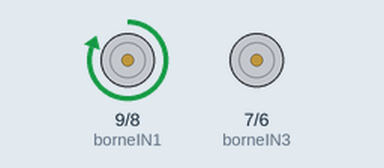
The sketch below on a simulated Arduino Uno, built with avr-gcc and run on an emulated ATmega328P. Shown: motor-driver pin pairs drawn as motors (green arrow = first pin HIGH = forward, orange = second pin HIGH = backward, longer = more drive, scaled by the enable pin).

Above: at 0.1 s.
At 3.1 s:
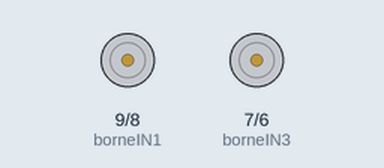
At 12.1 s:
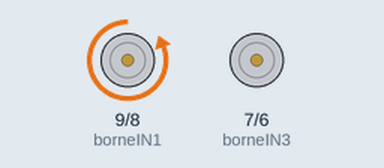
At 33.1 s:
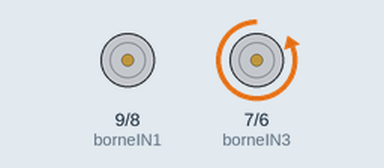
Timing chart, 0 to 40.0 s (numbered marks = the images above):
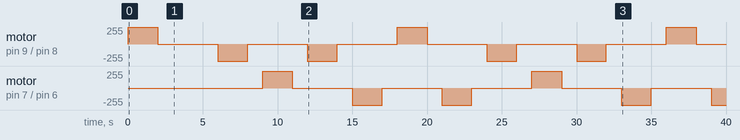

The sketch:

Double_moteur_CC.ino
```cpp
/*
   ______               _                  _///  _           _                   _
  /   _  \             (_)                |  __\| |         | |                 (_)
  |  [_|  |__  ___  ___ _  ___  _ __      | |__ | | ___  ___| |_ _ __ ___  _ __  _  ___  _   _  ___
  |   ___/ _ \| __|| __| |/ _ \| '_ \_____|  __|| |/ _ \/  _|  _| '__/   \| '_ \| |/   \| | | |/ _ \
  |  |  | ( ) |__ ||__ | | ( ) | | | |____| |__ | |  __/| (_| |_| | | (_) | | | | | (_) | |_| |  __/
  \__|   \__,_|___||___|_|\___/|_| [_|    \____/|_|\___|\____\__\_|  \___/|_| |_|_|\__  |\__,_|\___|
                                                                                      | |
                                                                                      \_|
  Fichier:      MarcheArretMoteurL298N
  Description:  Exemple de code Arduino, permettant de faire tourner un moteur à courant continu (marche avnat/marche arrière), via un module L298N branché sur un Arduino Uno
  Auteur:       Jérôme, Passion-Électronique (https://passionelectronique.fr/)
  Création :    05.05.2021
*/

//*******************************************************************************//
// Association des entrées du L298N, aux sorties utilisées sur notre Arduino Uno //
//*******************************************************************************//
#define borneENA        10      // On associe la borne "ENA" du L298N à la pin D10 de l'arduino
#define borneIN1        9       // On associe la borne "IN1" du L298N à la pin D9 de l'arduino
#define borneIN2        8       // On associe la borne "IN2" du L298N à la pin D8 de l'arduino
#define borneIN3        7       // On associe la borne "IN3" du L298N à la pin D7 de l'arduino
#define borneIN4        6       // On associe la borne "IN4" du L298N à la pin D6 de l'arduino
#define borneENB        5       // On associe la borne "ENB" du L298N à la pin D5 de l'arduino


//*******//
// SETUP //
//*******//
void setup() {

  // Configuration de toutes les pins de l'Arduino en "sortie" (car elles attaquent les entrées du module L298N)
  pinMode(borneENA, OUTPUT);
  pinMode(borneIN1, OUTPUT);
  pinMode(borneIN2, OUTPUT);
  pinMode(borneIN3, OUTPUT);
  pinMode(borneIN4, OUTPUT);
  pinMode(borneENB, OUTPUT);
}

//**************************//
// Boucle principale : LOOP //
//**************************//
void loop() {

  // Configuration du L298N en "marche avant", pour le moteur connecté au pont A. Selon sa table de vérité, il faut que :
  digitalWrite(borneIN1, HIGH);                 // L'entrée IN1 doit être au niveau haut
  digitalWrite(borneIN2, LOW);                  // L'entrée IN2 doit être au niveau bas

  // Et on lance le moteur (branché sur le pont A du L298N)
  lancerRotationMoteurPontA();

  // Puis on configure le L298N en "marche arrière", pour le moteur câblé sur le pont A. Selon sa table de vérité, il faut que :
  digitalWrite(borneIN1, LOW);                  // L'entrée IN1 doit être au niveau bas
  digitalWrite(borneIN2, HIGH);                 // L'entrée IN2 doit être au niveau haut

// Configuration du L298N en "marche avant", pour le moteur connecté au pont A. Selon sa table de vérité, il faut que :
  digitalWrite(borneIN3, HIGH);                 // L'entrée IN1 doit être au niveau haut
  digitalWrite(borneIN4, LOW);                  // L'entrée IN2 doit être au niveau bas

  // Et on lance le moteur (branché sur le pont A du L298N)
  lancerRotationMoteurPontA();

  // Puis on configure le L298N en "marche arrière", pour le moteur câblé sur le pont A. Selon sa table de vérité, il faut que :
  digitalWrite(borneIN3, LOW);                  // L'entrée IN1 doit être au niveau bas
  digitalWrite(borneIN4, HIGH);                 // L'entrée IN2 doit être au niveau haut

  // Et on relance le moteur (branché sur le pont A du L298N)
  lancerRotationMoteurPontA();

  // Puis... on boucle à l'infini !
}


//************************************************************************************//
// Fonction : lancerRotationMoteurPontA()                                             //
// But :      Active l'alimentation du moteur branché sur le pont A                   //
//            pendant 2 secondes, puis le met à l'arrêt (au moins 1 seconde)          //
//************************************************************************************//
void lancerRotationMoteurPontA() {
  digitalWrite(borneENA, HIGH);       // Active l'alimentation du moteur 1
  delay(2000);                        // et attend 2 secondes

  digitalWrite(borneENA, LOW);        // Désactive l'alimentation du moteur 1
  delay(1000);                        // et attend 1 seconde

  digitalWrite(borneENB, HIGH);       // Active l'alimentation du moteur 1
  delay(2000);                        // et attend 2 secondes

  digitalWrite(borneENB, LOW);        // Désactive l'alimentation du moteur 1
  delay(1000);                        // et attend 1 seconde
}
```

Measured:
- by itself, motor on pin 9 (borneIN1) / pin 8 (borneIN2): repeats every 18.0 s: 2 × (stopped 4.0 s, backward 255/255 2.0 s), stopped 4.0 s, forward 255/255 2.0 s
- by itself, motor on pin 7 (borneIN3) / pin 6 (borneIN4): stopped → forward 255/255 at 9.0 s, → stopped 2.0 s later, → backward 255/255 4.0 s later, → stopped 2.0 s later, … (11 changes in this stretch)
